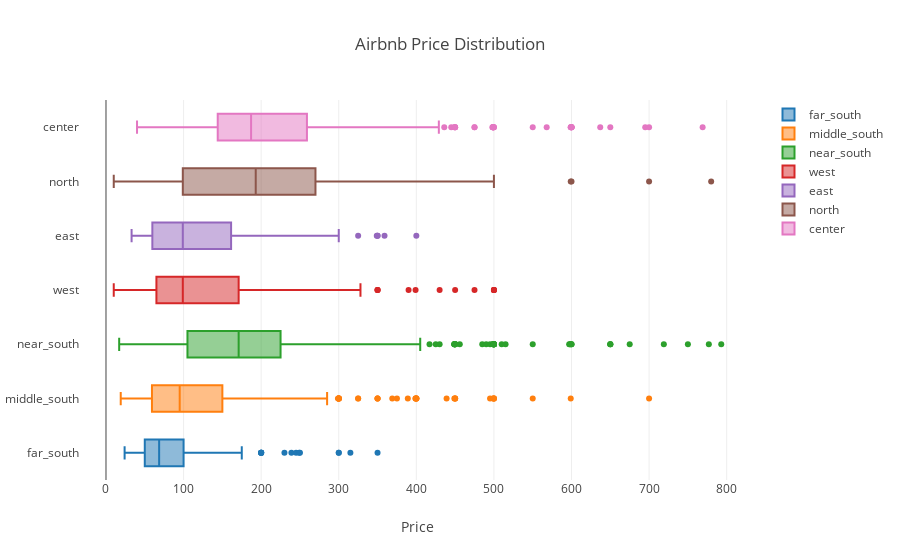

The cell this chart's notebook holds for it:
### Code cell
# create box plot
trace0 = go.Box(x = Boston_listings8.loc[(Boston_listings8['area']=='far_south'), 'price'].values, name = "far_south")
trace1 = go.Box(x = Boston_listings8.loc[(Boston_listings8['area']=='middle_south'), 'price'].values, name = "middle_south")
trace2 = go.Box(x = Boston_listings8.loc[(Boston_listings8['area']=='near_south'), 'price'].values, name = "near_south")
trace3 = go.Box(x = Boston_listings8.loc[(Boston_listings8['area']=='west'), 'price'].values, name = "west")
trace4 = go.Box(x = Boston_listings8.loc[(Boston_listings8['area']=='east'), 'price'].values, name = "east")
trace5 = go.Box(x = Boston_listings8.loc[(Boston_listings8['area']=='north'), 'price'].values, name = "north")
trace6 = go.Box(x = Boston_listings8.loc[(Boston_listings8['area']=='center'), 'price'].values, name = "center")
trace= [trace0, trace1, trace2, trace3, trace4, trace5, trace6]
layout = go.Layout(xaxis=dict(title="Price"),
                   title="Airbnb Price Distribution")
figure = go.Figure(data=trace, layout=layout)
iplot(figure)

### Figure 1 — Plotly figure (JSON) as saved in the notebook; plotly's stock layout.template omitted (floating-point values rounded to 4 significant figures; data arrays with more than 128 entries replaced by an {"elided": "..."} marker saying what was removed)
{"data": [{"name": "far_south", "type": "box", "uid": "e1273479-2296-4bf0-88f3-1cb97d7ff639", "x": {"elided": "182 int values"}}, {"name": "middle_south", "type": "box", "uid": "26d8e9c0-4117-4926-b3c7-5b0dc642fa70", "x": {"elided": "611 int values"}}, {"name": "near_south", "type": "box", "uid": "90966883-7f8a-4c0b-aad1-b126168293fe", "x": {"elided": "940 int values"}}, {"name": "west", "type": "box", "uid": "ca7aceb0-394b-4675-8fac-694bec7eec00", "x": {"elided": "374 int values"}}, {"name": "east", "type": "box", "uid": "32228338-3d80-462a-bb97-819276d60613", "x": {"elided": "193 int values"}}, {"name": "north", "type": "box", "uid": "bdb01c53-0c3b-4054-8a8c-600728a6d0ae", "x": [221, 184, 395, 69, 59, 350, 139, 500, 249, 39, 225, 260, 350, 600, 99, 149, 225, 53, 300, 150, 780, 275, 150, 195, 65, 350, 193, 250, 315, 80, 219, 190, 307, 307, 307, 193, 265, 190, 200, 54, 55, 61, 400, 105, 599, 99, 75, 54, 250, 400, 75, 290, 250, 250, 130, 90, 137, 240, 81, 147, 187, 41, 110, 160, 225, 500, 500, 199, 102, 90, 189, 99, 395, 200, 300, 700, 15, 95, 90, 250, 127, 145, 100, 10, 250, 125, 350, 200, 95, 250, 210, 191]}, {"name": "center", "type": "box", "uid": "d8a53f9f-a27e-4eac-92fa-3cd3fed638c0", "x": {"elided": "1021 int values"}}], "layout": {"title": {"text": "Airbnb Price Distribution"}, "xaxis": {"title": {"text": "Price"}}}}
